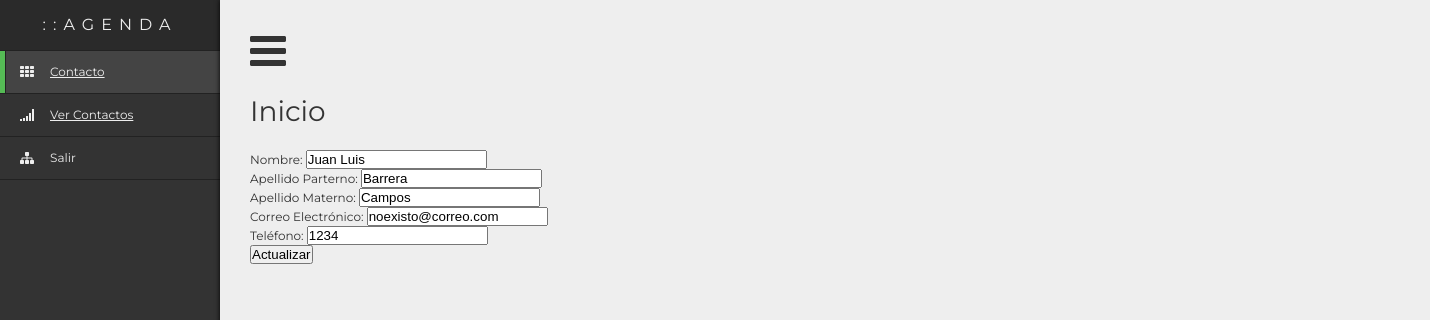
/contacto/editarContacto?id=12, run on the app's committed database.
### contacto/models.py (models this page shows, shortened)
class Contacto(models.Model):
  nombre = models.CharField(max_length=60,blank=False,help_text="NOMBRE")
  apaterno = models.CharField(max_length=60, blank=True,help_text="APELLIDO PATERNO")
  amaterno = models.CharField(max_length=60,blank=True,help_text="APELLIDO MATERNO")
  correo = models.EmailField(help_text="CORREO ELECTRÓNICO",max_length=150)
  telefono = models.CharField(max_length=60,blank=True,help_text="TELÉFONO")

### contacto/views.py (the view)
def EditarContacto(request):
  contacto = Contacto.objects.get(id=request.GET['id'])
  form = FormContacto({
    'nombre': contacto.nombre,
    'apaterno': contacto.apaterno,
    'amaterno': contacto.amaterno,
    'correo': contacto.correo,
    'telefono': contacto.telefono
  })
  contexto = {
  'formulario': form,
  'contacto':contacto
  }
  contexto.update(csrf(request))
  return render_to_response('contacto_edita.html',contexto)

### contacto/forms.py
class FormContacto ( forms.Form ) :
  nombre = forms.CharField ( widget=forms.TextInput (attrs={'class':'nombre'} ) , label='Nombre' , required=True )
  apaterno = forms.CharField ( widget=forms.TextInput (attrs={'class':'apaterno'}) , label='Apellido Parterno')
  amaterno = forms.CharField ( widget=forms.TextInput(attrs={'class':'amaterno'}) , label='Apellido Materno')
  correo = forms.CharField ( widget=forms.TextInput (attrs={'class':'correo'}) , label='Correo Electrónico', required=True )
  telefono = forms.CharField ( widget=forms.TextInput (attrs={'class':'telefono'}) , label='Teléfono' )

### templates/contacto/contacto_edita.html (shortened to what this page needs)
{% extends "base.html" %}
{% block contenido %}
  <form action="/contacto/actualizaContacto" method="post">
    {{ formulario.as_p }}
    <input type="submit" value="Actualizar">
  </form>
{% endblock contenido %}

### static/css/estilo.css (style rules this page uses)
* { margin: 0; padding: 0; }
*, *:before, *:after { box-sizing: border-box; }
html, body { height: 100%; }
body { font: 12px/1 'Montserrat', sans-serif; color: #333; background: #333; overflow-x: hidden; }

### data on the page
Contacto: nombre "Juan Luis", apaterno "Barrera", amaterno "Campos", correo "noexisto@correo.com", telefono "1234"
